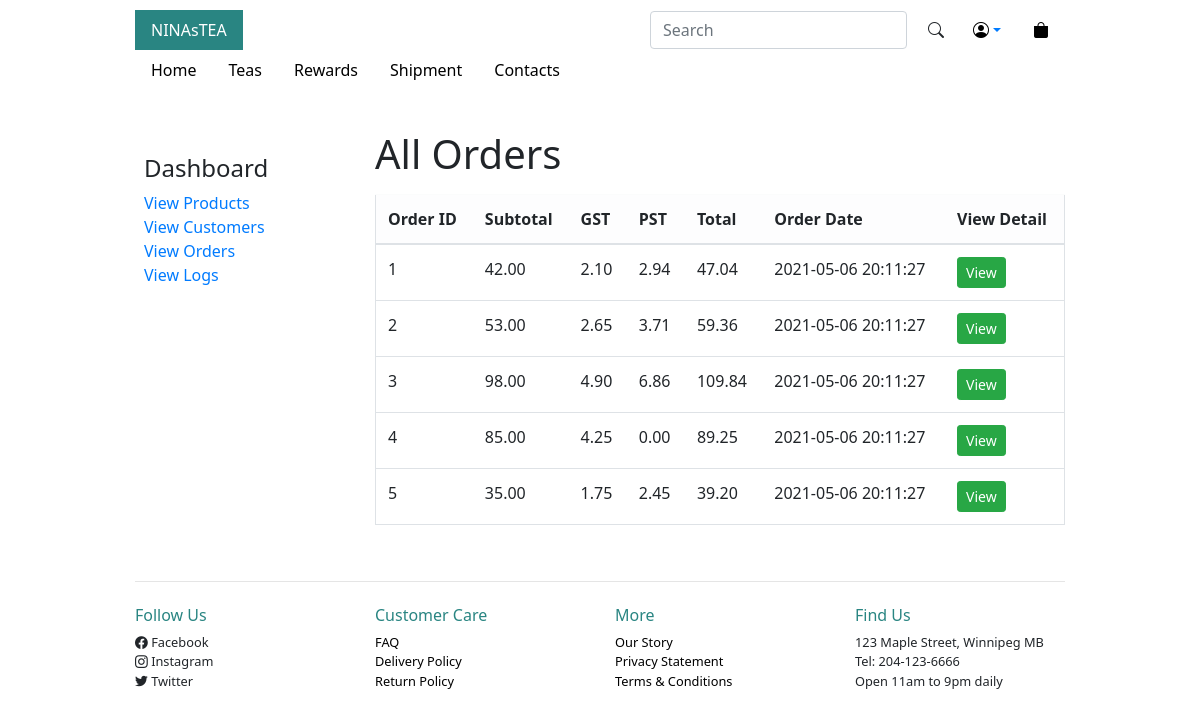
Before: /?page=admin_view_orders (signed in) with the older database file.
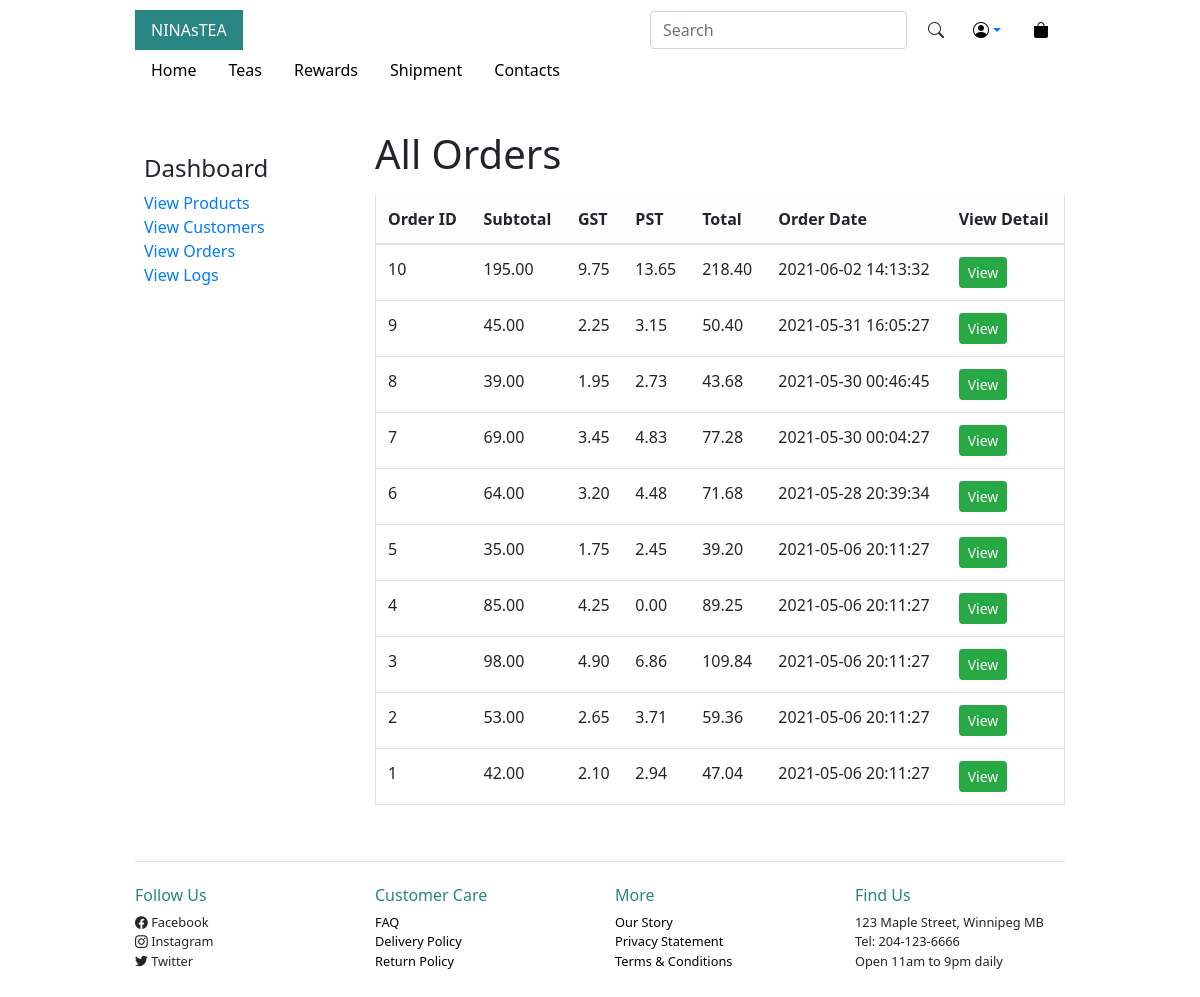
After: the same page with the newer database file.
### tables this page shows
CREATE TABLE `orders` (
  `id` int(11) NOT NULL AUTO_INCREMENT,
  `customer_id` int(11) DEFAULT NULL,
  `order_date` datetime NOT NULL DEFAULT current_timestamp(),
  `subtotal` decimal(5,2) NOT NULL,
  `gst` decimal(5,2) NOT NULL,
  `pst` decimal(5,2) NOT NULL,
  `total` decimal(10,2) NOT NULL,
  PRIMARY KEY (`id`)
);

### views/includes/functions.php (called while the page is built, shortened)
<?php
function e(string $str): string
{
    return htmlentities($str, ENT_QUOTES, "UTF-8");
}
function signedIn()
{
    if(!empty($_SESSION['priv_level']) && !empty($_SESSION['user'])) {
        return true;
    }
    return false;
}
function adminSignedIn()
{
    if($_SESSION['priv_level'] == 1) {
        return true;
    }
    return false;
}

### public/index.php (called while the page is built, shortened)
<?php
try{
    $path = __DIR__ . '/../controllers/' . $_GET['page'] . '.php';
    require $path;
}catch(Exception $e){
    print_r($e->getMessage());
}

### models/orders_model.php (called while the page is built, shortened)
<?php
function allOrders(PDO $dbh):array
{
    $query = "SELECT * FROM orders ORDER by order_date DESC";
    $stmt = $dbh->query($query);
    $orders = $stmt->fetchAll();
    return $orders ?? [];
}

### views/admin_view_orders.php (the view)
<?php include __DIR__ . '/includes/header.inc.php';?>
<section id="sec-profile">
<div class="row">
    <div class="col-3 my-4 p-4" id="admin-side-nav" >
        <nav class="nav flex-column">
            <h4>Dashboard</h4>
            <a href="/?page=admin_view_products">View Products</a>
            <a href="/?page=admin_view_customers">View Customers</a>
            <a href="/?page=admin_view_orders">View Orders</a>
            <a href="/?page=admin_view_logs">View Logs</a>
        </nav>
    </div>
    <div  class="col-9 my-4" id="profile_info">
        <h1 class="mb-3">All Orders</h1>
        <table class="table border">
            <thead>
                <tr class="table-light">
                    <th>Order ID</th>
                    <th>Subtotal</th>
                    <th>GST</th>
                    <th>PST</th>
                    <th>Total</th>
                    <th>Order Date</th>
                    <th>View Detail</th>
                </tr>
            </thead>
            <tbody>
                <?php foreach($orders as $order) : ?>
                <tr>
                    <td><?=e($order['id'])?></td>
                    <td><?=e($order['subtotal'])?></td>
                    <td><?=e($order['gst'])?></td>
                    <td><?=e($order['pst'])?></td>
                    <td><?=e($order['total'])?></td>
                    <td><?=e($order['order_date'])?></td>
                    <td><a href="/?page=admin_view_order&tea=<?=e($order['id'])?>" class="btn btn-sm btn-success">View</a></td>
                </tr>
                <?php endforeach ;?>
            </tbody>
        </table>
    </div>
</div>
</section>
<?php include __DIR__ . '/includes/footer.inc.php'; ?>

### controllers/admin_view_orders.php (shortened to what this page needs)
<?php
$slug = 'admin_view_orders';
include __DIR__ . '/../models/orders_model.php';
if (signedIn() && adminSignedIn()){
    $orders = allOrders($dbh);
    require __DIR__ . '/../views/admin_view_orders.php';
}else{
    flashMsg('danger', 'Please sign in as an ADMIN user to view this page.');
    header('Location:/?page=signin');
    die;
}

### views/includes/header.inc.php (shortened to what this page needs)
<!doctype html>
<html lang="en">
<head>
  <link rel="stylesheet" href="https://cdn.jsdelivr.net/npm/bootstrap@4.6.0/dist/css/bootstrap.min.css">
  <link rel="stylesheet" href="https://cdn.jsdelivr.net/npm/bootstrap-icons@1.4.1/font/bootstrap-icons.css">
  <link rel="stylesheet" type="text/css" href="css/main.css" media="screen" />
</head>
<body>
  <div class="container">
    <header>
      <?php require realpath(__DIR__ . '/logo.inc.php'); ?>
      <?php require realpath(__DIR__ . '/nav.inc.php'); ?>
    </header>

### views/includes/logo.inc.php (shortened to what this page needs)
<div class="d-flex justify-content-between">
        <div class="d-inline-flex" id="logo">
          <a class="text-white nav-link fs-1 fw-bold fst-italic lh-1" href="/">NINAsTEA</a>
        </div>
        <div class="d-inline-flex justify-content-between" id="user-icons">
          <form action="/?page=handle_search" method="post" class="form-inline">
            <input class="form-control mr-sm-2" type="search" name="search" placeholder="Search" aria-label="Search">
            <button class="btn" type="submit"><i class="bi bi-search fs-4"></i></button>
          </form>
          <ul class="nav">
            <li class="nav-item dropdown">
              <a class="nav-link dropdown-toggle" data-toggle="dropdown" href="#" role="button" aria-haspopup="true" aria-expanded="false"><i class="bi bi-person-circle fs-4"></i></a>
            </li>
            <li class="nav-item">
              <a class="nav-link" href="/?page=shoppingbag"><i class="bi bi-bag-fill fs-4"></i></a>
            </li>
          </ul>
        </div>
</div>

### views/includes/nav.inc.php
<nav class="main-nav pb-3">
    <ul class="nav fs-3" id="main-nemu">
        <li class="nav-item">
            <a class="nav-link <?=($slug === 'home')? 'active' : '';?>" href="/">Home</a>
        </li>
        <li class="nav-item">
            <a class="nav-link <?=($slug === 'teas')? 'active' : '';?>" href="/?page=teas">Teas</a>
        </li>
        <li class="nav-item">
            <a class="nav-link <?=($slug === 'rewards')? 'active' : '';?>" href="/?page=rewards">Rewards</a>
        </li>
        <li class="nav-item">
            <a class="nav-link <?=($slug === 'shipment')? 'active' : '';?>" href="/?page=shipment">Shipment</a>
        </li>
        <li class="nav-item">
            <a class="nav-link <?=($slug === 'contact')? 'active' : '';?>" href="/?page=contact">Contacts</a>
        </li>
    </ul>
</nav>

### views/includes/footer.inc.php (shortened to what this page needs)
<div class="divider"><hr></div>
    <footer class="row pt-2 pb-5">
      <div class="col">
        <h6>Follow Us</h6>
        <p><i class="bi bi-facebook"></i> Facebook</p>
        <p><i class="bi bi-instagram"></i> Instagram</p>
        <p><i class="bi bi-twitter"></i> Twitter</p>
      </div>
      <div class="col">
        <h6>Customer Care</h6>
        <p><a href="#">FAQ</a></p>
        <p><a href="#">Delivery Policy</a></p>
        <p><a href="#">Return Policy</a></p>
      </div>
      <div class="col">
        <h6>More</h6>
        <p><a href="#">Our Story</a></p>
        <p><a href="#">Privacy Statement</a></p>
        <p><a href="#">Terms & Conditions</a></p>
      </div>
      <div class="col">
        <h6>Find Us</h6>
        <p>123 Maple Street, Winnipeg MB</p>
        <p>Tel: 204-123-6666</p>
        <p>Open 11am to 9pm daily</p>
      </div>
    </footer>
  </div>
</body>
</html>

### public/css/main.css (style rules this page uses)
:root { --main-color: #298582; --secondary-color:#136460; }
body { font-family: 'Segoe UI', Tahoma, Geneva, Verdana, sans-serif; max-width: 960px; margin: 10px auto; }
.main-nav a, #user-icons a i { color: #000; transition: all 0.6s ease; }
#logo { background-color: var(--main-color); }
footer h6 { color: var(--main-color); }
footer p { font-size: 0.8em; margin: 0; }
footer a { text-decoration: none; color: #000; }

Changed rows visible on the page:
added orders: id "10", subtotal "195.00", gst "9.75", pst "13.65", total "218.40", order_date "2021-06-02 14:13:32"
added orders: id "9", subtotal "45.00", gst "2.25", pst "3.15", total "50.40", order_date "2021-05-31 16:05:27"
added orders: id "8", subtotal "39.00", gst "1.95", pst "2.73", total "43.68", order_date "2021-05-30 00:46:45"
added orders: id "7", subtotal "69.00", gst "3.45", pst "4.83", total "77.28", order_date "2021-05-30 00:04:27"
added orders: id "6", subtotal "64.00", gst "3.20", pst "4.48", total "71.68", order_date "2021-05-28 20:39:34"
shown differently, row unchanged: orders id 5: moves up the list
shown differently, row unchanged: orders id 4: moves up the list
shown differently, row unchanged: orders id 3: moves down the list
shown differently, row unchanged: orders id 2: moves down the list
